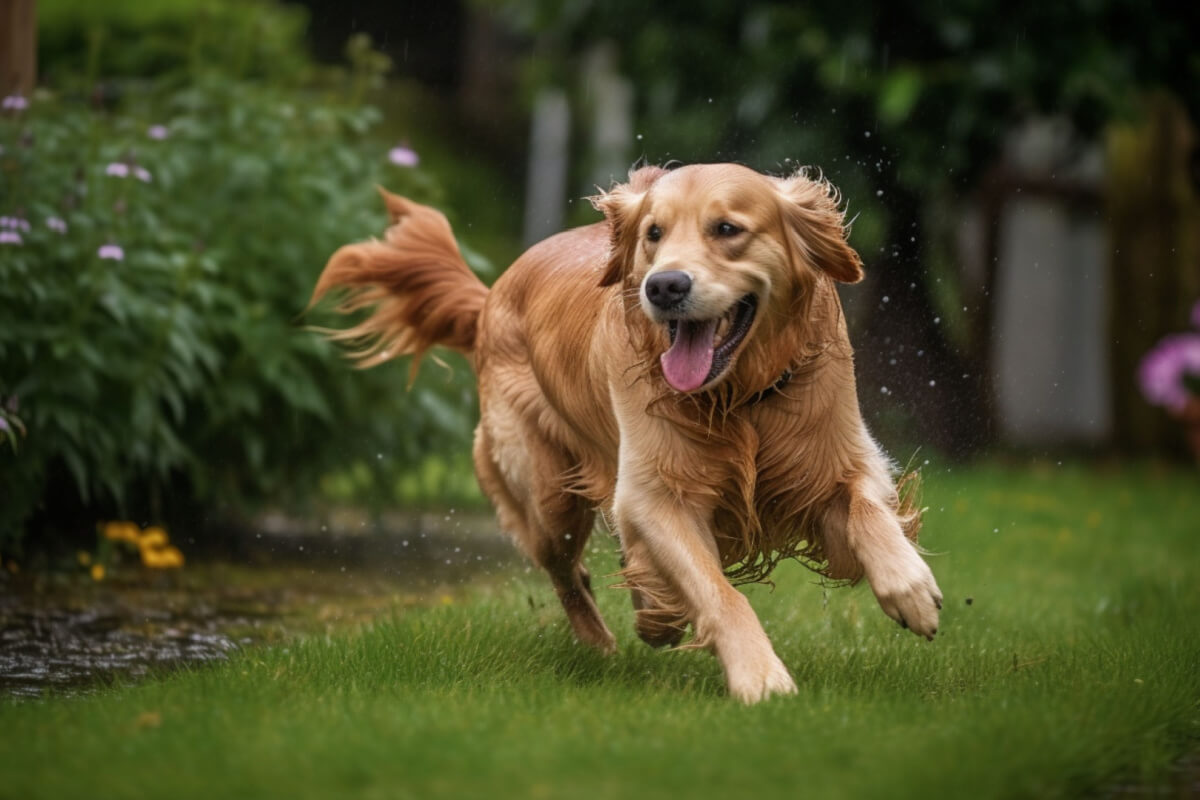
#> input picture Py/hashtag projects/pillow_tratamento_de_imgs/img2.png, 1200 x 800 px
$ python main.py
#> lines starting #> are read from the running program, lines starting #| are printed output that depends on the picture
from PIL import Image, ImageFilter

imagem = Image.open("img2.png")
#> imagem is the input picture: PIL image 1200x800 RGB; mean R, G, B 75.1, 75.5, 40.5


#imagem.show()

#converter formato da imagem
img_rgb = imagem.convert("RGB")


tamanho = (600,400)

img_rgb.thumbnail(tamanho)
img_rgb.save("img.jpg")


#editar imagens

#rotacionar
img_rgb.rotate(90).save("img_rotacionado.jpg")
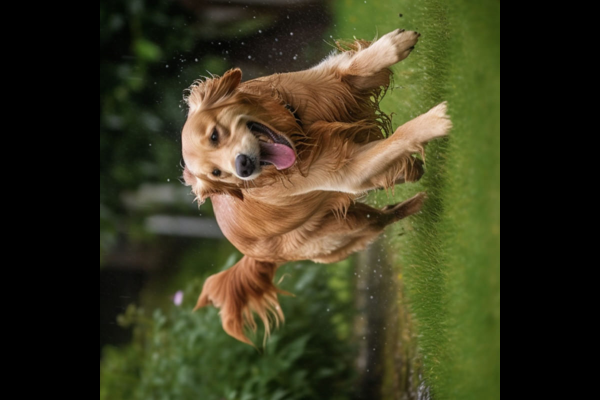
#> saved as img_rotacionado.jpg: PIL image 600x400 RGB; mean R, G, B 57.3, 55.4, 30.7


#editar cores
img_rgb.convert("L").save("img_pb.jpg")
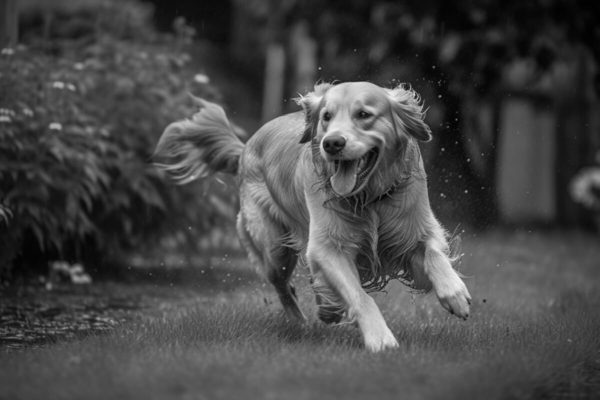
#> saved as img_pb.jpg: PIL image 600x400 L; min 1, max 242, mean 71.4


#filtros
img_rgb.filter(ImageFilter.FIND_EDGES).save("img_FILTRO.jpg")
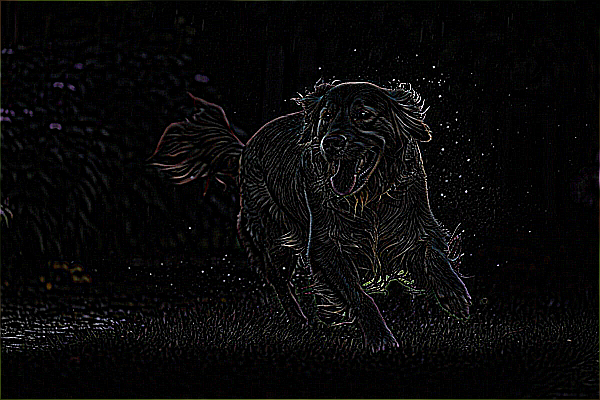
#> saved as img_FILTRO.jpg: PIL image 600x400 RGB; mean R, G, B 9, 8.6, 8.7
